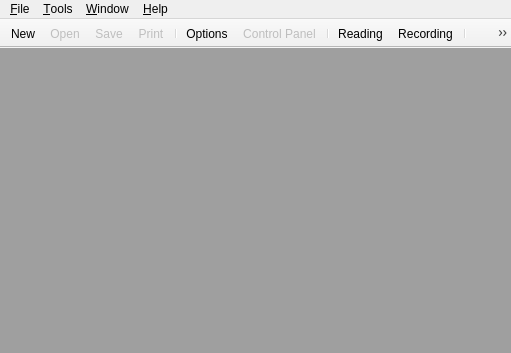
<?xml version="1.0" encoding="UTF-8"?>
<ui version="4.0">
 <class>MainWindow</class>
 <widget class="QMainWindow" name="MainWindow">
  <property name="geometry">
   <rect>
    <x>0</x>
    <y>0</y>
    <width>511</width>
    <height>353</height>
   </rect>
  </property>
  <property name="windowTitle">
   <string>MainWindow</string>
  </property>
  <property name="windowIcon">
   <iconset resource="../App_res.qrc">
    <normaloff>:/Images/Images/Icon.png</normaloff>:/Images/Images/Icon.png</iconset>
  </property>
  <widget class="QWidget" name="centralWidget">
   <layout class="QHBoxLayout" name="horizontalLayout">
    <property name="spacing">
     <number>0</number>
    </property>
    <property name="leftMargin">
     <number>0</number>
    </property>
    <property name="topMargin">
     <number>0</number>
    </property>
    <property name="rightMargin">
     <number>0</number>
    </property>
    <property name="bottomMargin">
     <number>0</number>
    </property>
    <item>
     <widget class="QMdiArea" name="mdiArea">
      <property name="activationOrder">
       <enum>QMdiArea::CreationOrder</enum>
      </property>
      <property name="viewMode">
       <enum>QMdiArea::SubWindowView</enum>
      </property>
     </widget>
    </item>
   </layout>
  </widget>
  <widget class="QMenuBar" name="menuBar">
   <property name="geometry">
    <rect>
     <x>0</x>
     <y>0</y>
     <width>511</width>
     <height>21</height>
    </rect>
   </property>
   <widget class="QMenu" name="menuFile">
    <property name="title">
     <string>&amp;File</string>
    </property>
    <addaction name="actionNew"/>
    <addaction name="actionOpen"/>
    <addaction name="separator"/>
    <addaction name="actionSave"/>
    <addaction name="actionSave_as"/>
    <addaction name="separator"/>
    <addaction name="actionPrint"/>
    <addaction name="separator"/>
    <addaction name="actionExit"/>
   </widget>
   <widget class="QMenu" name="menuTool">
    <property name="title">
     <string>&amp;Tools</string>
    </property>
    <addaction name="actionReading"/>
    <addaction name="actionRecording"/>
    <addaction name="separator"/>
    <addaction name="actionControl_Panel"/>
    <addaction name="actionOptions"/>
    <addaction name="actionPlugin_Manager"/>
   </widget>
   <widget class="QMenu" name="menuWindow">
    <property name="title">
     <string>&amp;Window</string>
    </property>
    <addaction name="actionCascade"/>
    <addaction name="actionTile"/>
   </widget>
   <widget class="QMenu" name="menuHelp">
    <property name="title">
     <string>&amp;Help</string>
    </property>
    <addaction name="actionManual"/>
    <addaction name="actionUpdate"/>
    <addaction name="actionAbout"/>
    <addaction name="actionAbout_Qt"/>
   </widget>
   <addaction name="menuFile"/>
   <addaction name="menuTool"/>
   <addaction name="menuWindow"/>
   <addaction name="menuHelp"/>
  </widget>
  <widget class="QToolBar" name="mainToolBar">
   <property name="movable">
    <bool>false</bool>
   </property>
   <property name="allowedAreas">
    <set>Qt::TopToolBarArea</set>
   </property>
   <property name="floatable">
    <bool>false</bool>
   </property>
   <attribute name="toolBarArea">
    <enum>TopToolBarArea</enum>
   </attribute>
   <attribute name="toolBarBreak">
    <bool>false</bool>
   </attribute>
   <addaction name="actionNew"/>
   <addaction name="actionOpen"/>
   <addaction name="actionSave"/>
   <addaction name="actionPrint"/>
   <addaction name="separator"/>
   <addaction name="actionOptions"/>
   <addaction name="actionControl_Panel"/>
   <addaction name="separator"/>
   <addaction name="actionReading"/>
   <addaction name="actionRecording"/>
   <addaction name="separator"/>
   <addaction name="actionCascade"/>
   <addaction name="actionTile"/>
  </widget>
  <action name="actionOpen">
   <property name="enabled">
    <bool>false</bool>
   </property>
   <property name="icon">
    <iconset resource="../App_res.qrc">
     <normaloff>:/Images/Images/folder.png</normaloff>:/Images/Images/folder.png</iconset>
   </property>
   <property name="text">
    <string>&amp;Open</string>
   </property>
   <property name="shortcut">
    <string>Ctrl+O</string>
   </property>
  </action>
  <action name="actionSave">
   <property name="enabled">
    <bool>false</bool>
   </property>
   <property name="icon">
    <iconset resource="../App_res.qrc">
     <normaloff>:/Images/Images/disk.png</normaloff>:/Images/Images/disk.png</iconset>
   </property>
   <property name="text">
    <string>&amp;Save</string>
   </property>
   <property name="shortcut">
    <string>Ctrl+S</string>
   </property>
  </action>
  <action name="actionSave_as">
   <property name="enabled">
    <bool>false</bool>
   </property>
   <property name="icon">
    <iconset resource="../App_res.qrc">
     <normaloff>:/Images/Images/save_as.png</normaloff>:/Images/Images/save_as.png</iconset>
   </property>
   <property name="text">
    <string>Save &amp;as...</string>
   </property>
  </action>
  <action name="actionNew">
   <property name="icon">
    <iconset resource="../App_res.qrc">
     <normaloff>:/Images/Images/page_add.png</normaloff>:/Images/Images/page_add.png</iconset>
   </property>
   <property name="text">
    <string>&amp;New</string>
   </property>
   <property name="shortcut">
    <string>Ctrl+N</string>
   </property>
  </action>
  <action name="actionPrint">
   <property name="enabled">
    <bool>false</bool>
   </property>
   <property name="icon">
    <iconset resource="../App_res.qrc">
     <normaloff>:/Images/Images/printer.png</normaloff>:/Images/Images/printer.png</iconset>
   </property>
   <property name="text">
    <string>&amp;Print</string>
   </property>
   <property name="shortcut">
    <string>Ctrl+P</string>
   </property>
  </action>
  <action name="actionExit">
   <property name="icon">
    <iconset resource="../App_res.qrc">
     <normaloff>:/Images/Images/door_in.png</normaloff>:/Images/Images/door_in.png</iconset>
   </property>
   <property name="text">
    <string>E&amp;xit</string>
   </property>
   <property name="shortcut">
    <string>Alt+X</string>
   </property>
  </action>
  <action name="actionReading">
   <property name="checkable">
    <bool>true</bool>
   </property>
   <property name="enabled">
    <bool>true</bool>
   </property>
   <property name="icon">
    <iconset resource="../App_res.qrc">
     <normaloff>:/Images/Images/run.png</normaloff>:/Images/Images/run.png</iconset>
   </property>
   <property name="text">
    <string>&amp;Reading</string>
   </property>
   <property name="shortcut">
    <string>F2</string>
   </property>
  </action>
  <action name="actionRecording">
   <property name="checkable">
    <bool>true</bool>
   </property>
   <property name="enabled">
    <bool>true</bool>
   </property>
   <property name="icon">
    <iconset resource="../App_res.qrc">
     <normaloff>:/Images/Images/control_pause_record.png</normaloff>:/Images/Images/control_pause_record.png</iconset>
   </property>
   <property name="text">
    <string>Re&amp;cording</string>
   </property>
   <property name="shortcut">
    <string>F3</string>
   </property>
  </action>
  <action name="actionControl_Panel">
   <property name="checkable">
    <bool>true</bool>
   </property>
   <property name="enabled">
    <bool>false</bool>
   </property>
   <property name="icon">
    <iconset resource="../App_res.qrc">
     <normaloff>:/Images/Images/speedometer.png</normaloff>:/Images/Images/speedometer.png</iconset>
   </property>
   <property name="text">
    <string>Control &amp;Panel</string>
   </property>
   <property name="shortcut">
    <string>F4</string>
   </property>
  </action>
  <action name="actionOptions">
   <property name="enabled">
    <bool>true</bool>
   </property>
   <property name="icon">
    <iconset resource="../App_res.qrc">
     <normaloff>:/Images/Images/screwdriver.png</normaloff>:/Images/Images/screwdriver.png</iconset>
   </property>
   <property name="text">
    <string>&amp;Options</string>
   </property>
   <property name="shortcut">
    <string>F5</string>
   </property>
  </action>
  <action name="actionPlugin_Manager">
   <property name="icon">
    <iconset resource="../App_res.qrc">
     <normaloff>:/Images/Images/plugin.png</normaloff>:/Images/Images/plugin.png</iconset>
   </property>
   <property name="text">
    <string>Plugin &amp;Manager</string>
   </property>
  </action>
  <action name="actionCascade">
   <property name="icon">
    <iconset resource="../App_res.qrc">
     <normaloff>:/Images/Images/application_cascade.png</normaloff>:/Images/Images/application_cascade.png</iconset>
   </property>
   <property name="text">
    <string>&amp;Cascade</string>
   </property>
  </action>
  <action name="actionTile">
   <property name="icon">
    <iconset resource="../App_res.qrc">
     <normaloff>:/Images/Images/application_tile_horizontal.png</normaloff>:/Images/Images/application_tile_horizontal.png</iconset>
   </property>
   <property name="text">
    <string>&amp;Tile</string>
   </property>
  </action>
  <action name="actionManual">
   <property name="enabled">
    <bool>false</bool>
   </property>
   <property name="icon">
    <iconset resource="../App_res.qrc">
     <normaloff>:/Images/Images/help.png</normaloff>:/Images/Images/help.png</iconset>
   </property>
   <property name="text">
    <string>&amp;Manual</string>
   </property>
  </action>
  <action name="actionUpdate">
   <property name="enabled">
    <bool>false</bool>
   </property>
   <property name="icon">
    <iconset resource="../App_res.qrc">
     <normaloff>:/Images/Images/update.png</normaloff>:/Images/Images/update.png</iconset>
   </property>
   <property name="text">
    <string>&amp;Update</string>
   </property>
  </action>
  <action name="actionAbout">
   <property name="enabled">
    <bool>false</bool>
   </property>
   <property name="icon">
    <iconset resource="../App_res.qrc">
     <normaloff>:/Images/Images/info_rhombus.png</normaloff>:/Images/Images/info_rhombus.png</iconset>
   </property>
   <property name="text">
    <string>&amp;About</string>
   </property>
  </action>
  <action name="actionAbout_Qt">
   <property name="icon">
    <iconset resource="../App_res.qrc">
     <normaloff>:/Images/Images/icon64.png</normaloff>:/Images/Images/icon64.png</iconset>
   </property>
   <property name="text">
    <string>About &amp;Qt</string>
   </property>
  </action>
 </widget>
 <layoutdefault spacing="6" margin="11"/>
 <resources>
  <include location="../App_res.qrc"/>
 </resources>
 <connections>
  <connection>
   <sender>actionTile</sender>
   <signal>triggered()</signal>
   <receiver>mdiArea</receiver>
   <slot>tileSubWindows()</slot>
   <hints>
    <hint type="sourcelabel">
     <x>-1</x>
     <y>-1</y>
    </hint>
    <hint type="destinationlabel">
     <x>255</x>
     <y>203</y>
    </hint>
   </hints>
  </connection>
  <connection>
   <sender>actionCascade</sender>
   <signal>triggered()</signal>
   <receiver>mdiArea</receiver>
   <slot>cascadeSubWindows()</slot>
   <hints>
    <hint type="sourcelabel">
     <x>-1</x>
     <y>-1</y>
    </hint>
    <hint type="destinationlabel">
     <x>255</x>
     <y>203</y>
    </hint>
   </hints>
  </connection>
 </connections>
</ui>
